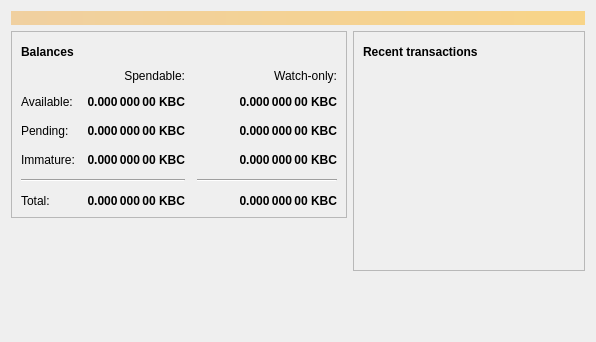
<?xml version="1.0" encoding="UTF-8"?>
<ui version="4.0">
 <class>OverviewPage</class>
 <widget class="QWidget" name="OverviewPage">
  <property name="geometry">
   <rect>
    <x>0</x>
    <y>0</y>
    <width>596</width>
    <height>342</height>
   </rect>
  </property>
  <property name="windowTitle">
   <string>Form</string>
  </property>
  <layout class="QVBoxLayout" name="topLayout">
   <item>
    <widget class="QLabel" name="labelAlerts">
     <property name="visible">
      <bool>false</bool>
     </property>
     <property name="styleSheet">
      <string notr="true">background-color: qlineargradient(x1: 0, y1: 0, x2: 1, y2: 0, stop:0 #F0D0A0, stop:1 #F8D488); color:#000000;</string>
     </property>
     <property name="wordWrap">
      <bool>true</bool>
     </property>
     <property name="margin">
      <number>3</number>
     </property>
    </widget>
   </item>
   <item>
    <layout class="QHBoxLayout" name="horizontalLayout" stretch="1,1">
     <item>
      <layout class="QVBoxLayout" name="verticalLayout_2">
       <item>
        <widget class="QFrame" name="frame">
         <property name="frameShape">
          <enum>QFrame::StyledPanel</enum>
         </property>
         <property name="frameShadow">
          <enum>QFrame::Raised</enum>
         </property>
         <layout class="QVBoxLayout" name="verticalLayout_4">
          <item>
           <layout class="QHBoxLayout" name="horizontalLayout_4">
            <item>
             <widget class="QLabel" name="label_5">
              <property name="font">
               <font>
                <weight>75</weight>
                <bold>true</bold>
               </font>
              </property>
              <property name="text">
               <string>Balances</string>
              </property>
             </widget>
            </item>
            <item>
             <widget class="QPushButton" name="labelWalletStatus">
              <property name="enabled">
               <bool>false</bool>
              </property>
              <property name="maximumSize">
               <size>
                <width>30</width>
                <height>16777215</height>
               </size>
              </property>
              <property name="toolTip">
               <string>The displayed information may be out of date. Your wallet automatically synchronizes with the Kcoin network after a connection is established, but this process has not completed yet.</string>
              </property>
              <property name="text">
               <string/>
              </property>
              <property name="icon">
               <iconset resource="../kcoin.qrc">
                <normaloff>:/icons/warning</normaloff>
                <disabledoff>:/icons/warning</disabledoff>:/icons/warning</iconset>
              </property>
              <property name="iconSize">
               <size>
                <width>24</width>
                <height>24</height>
               </size>
              </property>
              <property name="flat">
               <bool>true</bool>
              </property>
             </widget>
            </item>
            <item>
             <spacer name="horizontalSpacer_3">
              <property name="orientation">
               <enum>Qt::Horizontal</enum>
              </property>
              <property name="sizeHint" stdset="0">
               <size>
                <width>40</width>
                <height>20</height>
               </size>
              </property>
             </spacer>
            </item>
           </layout>
          </item>
          <item>
           <layout class="QGridLayout" name="gridLayout">
            <property name="spacing">
             <number>12</number>
            </property>
            <item row="2" column="2">
             <widget class="QLabel" name="labelWatchPending">
              <property name="font">
               <font>
                <weight>75</weight>
                <bold>true</bold>
               </font>
              </property>
              <property name="cursor">
               <cursorShape>IBeamCursor</cursorShape>
              </property>
              <property name="toolTip">
               <string>Unconfirmed transactions to watch-only addresses</string>
              </property>
              <property name="text">
               <string notr="true">0.000 000 00 KBC</string>
              </property>
              <property name="alignment">
               <set>Qt::AlignRight|Qt::AlignTrailing|Qt::AlignVCenter</set>
              </property>
              <property name="textInteractionFlags">
               <set>Qt::LinksAccessibleByMouse|Qt::TextSelectableByKeyboard|Qt::TextSelectableByMouse</set>
              </property>
             </widget>
            </item>
            <item row="2" column="1">
             <widget class="QLabel" name="labelUnconfirmed">
              <property name="font">
               <font>
                <weight>75</weight>
                <bold>true</bold>
               </font>
              </property>
              <property name="cursor">
               <cursorShape>IBeamCursor</cursorShape>
              </property>
              <property name="toolTip">
               <string>Total of transactions that have yet to be confirmed, and do not yet count toward the spendable balance</string>
              </property>
              <property name="text">
               <string notr="true">0.000 000 00 KBC</string>
              </property>
              <property name="alignment">
               <set>Qt::AlignRight|Qt::AlignTrailing|Qt::AlignVCenter</set>
              </property>
              <property name="textInteractionFlags">
               <set>Qt::LinksAccessibleByMouse|Qt::TextSelectableByKeyboard|Qt::TextSelectableByMouse</set>
              </property>
             </widget>
            </item>
            <item row="3" column="2">
             <widget class="QLabel" name="labelWatchImmature">
              <property name="font">
               <font>
                <weight>75</weight>
                <bold>true</bold>
               </font>
              </property>
              <property name="cursor">
               <cursorShape>IBeamCursor</cursorShape>
              </property>
              <property name="toolTip">
               <string>Mined balance in watch-only addresses that has not yet matured</string>
              </property>
              <property name="text">
               <string notr="true">0.000 000 00 KBC</string>
              </property>
              <property name="alignment">
               <set>Qt::AlignRight|Qt::AlignTrailing|Qt::AlignVCenter</set>
              </property>
              <property name="textInteractionFlags">
               <set>Qt::LinksAccessibleByMouse|Qt::TextSelectableByKeyboard|Qt::TextSelectableByMouse</set>
              </property>
             </widget>
            </item>
            <item row="4" column="0" colspan="2">
             <widget class="Line" name="line">
              <property name="orientation">
               <enum>Qt::Horizontal</enum>
              </property>
             </widget>
            </item>
            <item row="4" column="2">
             <widget class="Line" name="lineWatchBalance">
              <property name="sizePolicy">
               <sizepolicy hsizetype="Preferred" vsizetype="Fixed">
                <horstretch>0</horstretch>
                <verstretch>0</verstretch>
               </sizepolicy>
              </property>
              <property name="minimumSize">
               <size>
                <width>140</width>
                <height>0</height>
               </size>
              </property>
              <property name="orientation">
               <enum>Qt::Horizontal</enum>
              </property>
             </widget>
            </item>
            <item row="5" column="0">
             <widget class="QLabel" name="labelTotalText">
              <property name="text">
               <string>Total:</string>
              </property>
             </widget>
            </item>
            <item row="3" column="1">
             <widget class="QLabel" name="labelImmature">
              <property name="font">
               <font>
                <weight>75</weight>
                <bold>true</bold>
               </font>
              </property>
              <property name="cursor">
               <cursorShape>IBeamCursor</cursorShape>
              </property>
              <property name="toolTip">
               <string>Mined balance that has not yet matured</string>
              </property>
              <property name="text">
               <string notr="true">0.000 000 00 KBC</string>
              </property>
              <property name="alignment">
               <set>Qt::AlignRight|Qt::AlignTrailing|Qt::AlignVCenter</set>
              </property>
              <property name="textInteractionFlags">
               <set>Qt::LinksAccessibleByMouse|Qt::TextSelectableByKeyboard|Qt::TextSelectableByMouse</set>
              </property>
             </widget>
            </item>
            <item row="2" column="3">
             <spacer name="horizontalSpacer_2">
              <property name="orientation">
               <enum>Qt::Horizontal</enum>
              </property>
              <property name="sizeHint" stdset="0">
               <size>
                <width>40</width>
                <height>20</height>
               </size>
              </property>
             </spacer>
            </item>
            <item row="3" column="0">
             <widget class="QLabel" name="labelImmatureText">
              <property name="text">
               <string>Immature:</string>
              </property>
             </widget>
            </item>
            <item row="5" column="1">
             <widget class="QLabel" name="labelTotal">
              <property name="font">
               <font>
                <weight>75</weight>
                <bold>true</bold>
               </font>
              </property>
              <property name="cursor">
               <cursorShape>IBeamCursor</cursorShape>
              </property>
              <property name="toolTip">
               <string>Your current total balance</string>
              </property>
              <property name="text">
               <string notr="true">0.000 000 00 KBC</string>
              </property>
              <property name="alignment">
               <set>Qt::AlignRight|Qt::AlignTrailing|Qt::AlignVCenter</set>
              </property>
              <property name="textInteractionFlags">
               <set>Qt::LinksAccessibleByMouse|Qt::TextSelectableByKeyboard|Qt::TextSelectableByMouse</set>
              </property>
             </widget>
            </item>
            <item row="5" column="2">
             <widget class="QLabel" name="labelWatchTotal">
              <property name="font">
               <font>
                <weight>75</weight>
                <bold>true</bold>
               </font>
              </property>
              <property name="cursor">
               <cursorShape>IBeamCursor</cursorShape>
              </property>
              <property name="toolTip">
               <string>Current total balance in watch-only addresses</string>
              </property>
              <property name="text">
               <string notr="true">0.000 000 00 KBC</string>
              </property>
              <property name="alignment">
               <set>Qt::AlignRight|Qt::AlignTrailing|Qt::AlignVCenter</set>
              </property>
              <property name="textInteractionFlags">
               <set>Qt::LinksAccessibleByMouse|Qt::TextSelectableByKeyboard|Qt::TextSelectableByMouse</set>
              </property>
             </widget>
            </item>
            <item row="0" column="2">
             <widget class="QLabel" name="labelWatchonly">
              <property name="text">
               <string>Watch-only:</string>
              </property>
              <property name="alignment">
               <set>Qt::AlignRight|Qt::AlignTrailing|Qt::AlignVCenter</set>
              </property>
             </widget>
            </item>
            <item row="1" column="0">
             <widget class="QLabel" name="labelBalanceText">
              <property name="text">
               <string>Available:</string>
              </property>
             </widget>
            </item>
            <item row="1" column="1">
             <widget class="QLabel" name="labelBalance">
              <property name="font">
               <font>
                <weight>75</weight>
                <bold>true</bold>
               </font>
              </property>
              <property name="cursor">
               <cursorShape>IBeamCursor</cursorShape>
              </property>
              <property name="toolTip">
               <string>Your current spendable balance</string>
              </property>
              <property name="text">
               <string notr="true">0.000 000 00 KBC</string>
              </property>
              <property name="alignment">
               <set>Qt::AlignRight|Qt::AlignTrailing|Qt::AlignVCenter</set>
              </property>
              <property name="textInteractionFlags">
               <set>Qt::LinksAccessibleByMouse|Qt::TextSelectableByKeyboard|Qt::TextSelectableByMouse</set>
              </property>
             </widget>
            </item>
            <item row="1" column="2">
             <widget class="QLabel" name="labelWatchAvailable">
              <property name="font">
               <font>
                <weight>75</weight>
                <bold>true</bold>
               </font>
              </property>
              <property name="cursor">
               <cursorShape>IBeamCursor</cursorShape>
              </property>
              <property name="toolTip">
               <string>Your current balance in watch-only addresses</string>
              </property>
              <property name="text">
               <string notr="true">0.000 000 00 KBC</string>
              </property>
              <property name="alignment">
               <set>Qt::AlignRight|Qt::AlignTrailing|Qt::AlignVCenter</set>
              </property>
              <property name="textInteractionFlags">
               <set>Qt::LinksAccessibleByMouse|Qt::TextSelectableByKeyboard|Qt::TextSelectableByMouse</set>
              </property>
             </widget>
            </item>
            <item row="2" column="0">
             <widget class="QLabel" name="labelPendingText">
              <property name="text">
               <string>Pending:</string>
              </property>
             </widget>
            </item>
            <item row="0" column="1">
             <widget class="QLabel" name="labelSpendable">
              <property name="text">
               <string>Spendable:</string>
              </property>
              <property name="alignment">
               <set>Qt::AlignRight|Qt::AlignTrailing|Qt::AlignVCenter</set>
              </property>
             </widget>
            </item>
           </layout>
          </item>
         </layout>
        </widget>
       </item>
       <item>
        <spacer name="verticalSpacer">
         <property name="orientation">
          <enum>Qt::Vertical</enum>
         </property>
         <property name="sizeHint" stdset="0">
          <size>
           <width>20</width>
           <height>40</height>
          </size>
         </property>
        </spacer>
       </item>
      </layout>
     </item>
     <item>
      <layout class="QVBoxLayout" name="verticalLayout_3">
       <item>
        <widget class="QFrame" name="frame_2">
         <property name="frameShape">
          <enum>QFrame::StyledPanel</enum>
         </property>
         <property name="frameShadow">
          <enum>QFrame::Raised</enum>
         </property>
         <layout class="QVBoxLayout" name="verticalLayout">
          <item>
           <layout class="QHBoxLayout" name="horizontalLayout_2">
            <item>
             <widget class="QLabel" name="label_4">
              <property name="font">
               <font>
                <weight>75</weight>
                <bold>true</bold>
               </font>
              </property>
              <property name="text">
               <string>Recent transactions</string>
              </property>
             </widget>
            </item>
            <item>
             <widget class="QPushButton" name="labelTransactionsStatus">
              <property name="enabled">
               <bool>false</bool>
              </property>
              <property name="maximumSize">
               <size>
                <width>30</width>
                <height>16777215</height>
               </size>
              </property>
              <property name="toolTip">
               <string>The displayed information may be out of date. Your wallet automatically synchronizes with the Kcoin network after a connection is established, but this process has not completed yet.</string>
              </property>
              <property name="text">
               <string/>
              </property>
              <property name="icon">
               <iconset resource="../kcoin.qrc">
                <normaloff>:/icons/warning</normaloff>
                <disabledoff>:/icons/warning</disabledoff>:/icons/warning</iconset>
              </property>
              <property name="iconSize">
               <size>
                <width>24</width>
                <height>24</height>
               </size>
              </property>
              <property name="flat">
               <bool>true</bool>
              </property>
             </widget>
            </item>
            <item>
             <spacer name="horizontalSpacer">
              <property name="orientation">
               <enum>Qt::Horizontal</enum>
              </property>
              <property name="sizeHint" stdset="0">
               <size>
                <width>40</width>
                <height>20</height>
               </size>
              </property>
             </spacer>
            </item>
           </layout>
          </item>
          <item>
           <widget class="QListView" name="listTransactions">
            <property name="styleSheet">
             <string notr="true">QListView { background: transparent; }</string>
            </property>
            <property name="frameShape">
             <enum>QFrame::NoFrame</enum>
            </property>
            <property name="verticalScrollBarPolicy">
             <enum>Qt::ScrollBarAlwaysOff</enum>
            </property>
            <property name="horizontalScrollBarPolicy">
             <enum>Qt::ScrollBarAlwaysOff</enum>
            </property>
            <property name="selectionMode">
             <enum>QAbstractItemView::NoSelection</enum>
            </property>
           </widget>
          </item>
         </layout>
        </widget>
       </item>
       <item>
        <spacer name="verticalSpacer_2">
         <property name="orientation">
          <enum>Qt::Vertical</enum>
         </property>
         <property name="sizeHint" stdset="0">
          <size>
           <width>20</width>
           <height>40</height>
          </size>
         </property>
        </spacer>
       </item>
      </layout>
     </item>
    </layout>
   </item>
  </layout>
 </widget>
 <resources/>
 <connections/>
</ui>
